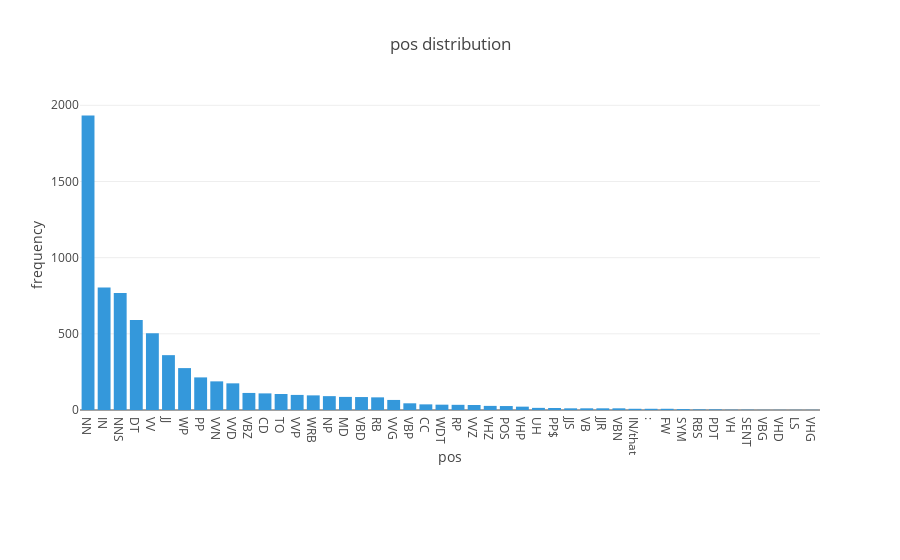

Notebook code for this chart:
### Code cell
X_axis = []
Y_axis = []
sorted_dict = sorted(pos_count_dictionary.items(), key=itemgetter(1), reverse=True)

for pos, pos_count in sorted_dict:
        X_axis.append(pos)
        Y_axis.append(pos_count)

assert(len(X_axis) == len(Y_axis)) 

plotly.offline.iplot({
    "data": [Bar(orientation = 'v',
                 x = X_axis,
                 y = Y_axis,
                 marker = dict(color = "#3498db"))],
    "layout": Layout(title="pos distribution", 
                     xaxis=dict(title='pos'),
                     yaxis=dict(title='frequency', dtick = 500),
                     margin=Margin(b=150)
                    )
})

### Figure 1 — Plotly figure (JSON) as saved in the notebook; plotly's stock layout.template omitted (floating-point values rounded to 4 significant figures)
{"data": [{"marker": {"color": "#3498db"}, "orientation": "v", "type": "bar", "x": ["NN", "IN", "NNS", "DT", "VV", "JJ", "WP", "PP", "VVN", "VVD", "VBZ", "CD", "TO", "VVP", "WRB", "NP", "MD", "VBD", "RB", "VVG", "VBP", "CC", "WDT", "RP", "VVZ", "VHZ", "POS", "VHP", "UH", "PP$", "JJS", "VB", "JJR", "VBN", "IN/that", ":", "FW", "SYM", "RBS", "PDT", "VH", "SENT", "VBG", "VHD", "LS", "VHG"], "y": [1933, 804, 768, 590, 503, 360, 275, 214, 188, 175, 112, 109, 105, 99, 96, 91, 86, 85, 83, 66, 44, 37, 35, 34, 33, 27, 26, 22, 14, 13, 11, 11, 11, 11, 8, 8, 8, 6, 4, 4, 2, 2, 1, 1, 1, 1]}], "layout": {"margin": {"b": 150}, "title": "pos distribution", "xaxis": {"title": "pos"}, "yaxis": {"dtick": 500, "title": "frequency"}}}
